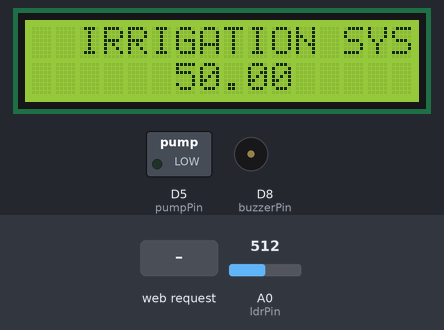
A sketch run on a simulated ESP8266 (NodeMCU). Shown: 16×2 character LCD, switched loads named in the sketch (green lamp = pin HIGH), buzzer (waves = sounding, pin HIGH). The test bench sets the inputs (shaded band); at power-on: A0 (ldrPin) = 512. What the sketch prints to the serial monitor is not drawn.

Above: at 1.3 s.
1.4 s: A0 (ldrPin) set to 764
At 2.6 s:
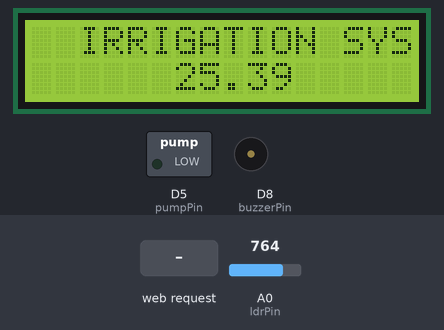
2.9 s: A0 (ldrPin) set to 797
At 3.4 s:
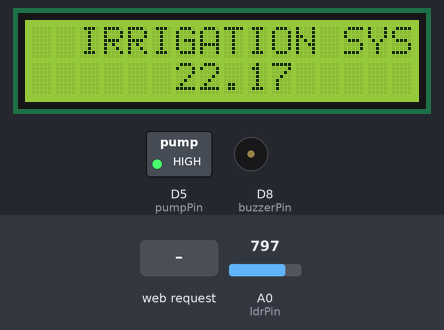
4.4 s: HTTP request GET / received
At 4.8 s:
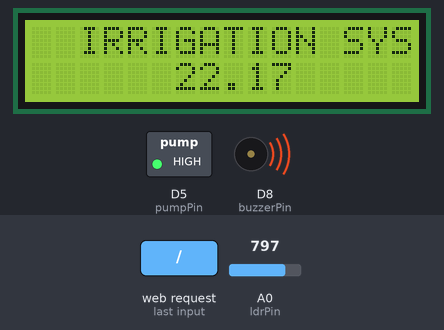
6.4 s: A0 (ldrPin) set to 909
At 7.4 s:
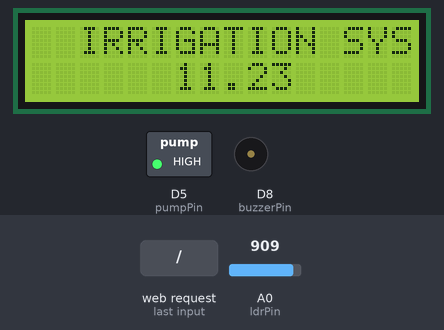
7.9 s: A0 (ldrPin) set to 935
At 9.0 s:
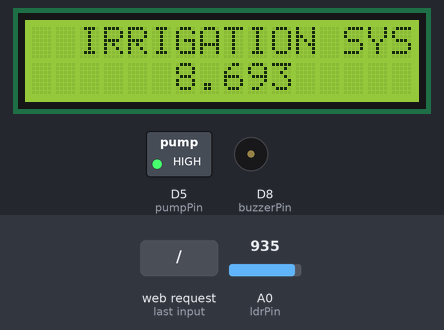
9.4 s: HTTP request GET /pumpoff received
At 10.4 s:
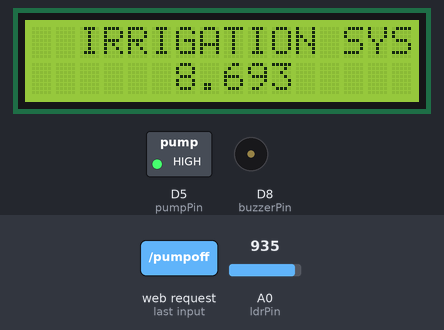
Timing chart, 0 to 11.9 s (numbered marks = the images above; inputs shaded):
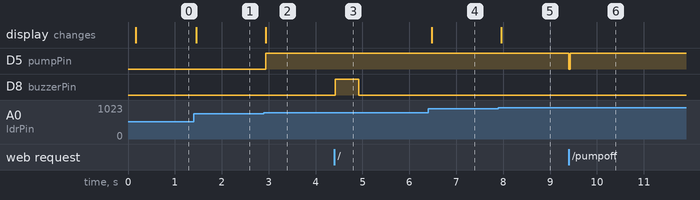

Measured:
- the behaviour switches between 778 and 779 on A0 (ldrPin) (found by bisection; images 1 and 2)
- after the input at 1.4 s, the display: changes after 0.05 s (image 1)
- after the input at 2.9 s, D5 (pumpPin): LOW → HIGH at once; the display: changes at once (image 2)
- after the input at 4.4 s, D8 (buzzerPin): LOW → HIGH at once, → LOW 0.50 s later
- after the input at 6.4 s, the display: changes after 0.07 s (image 4)
- after the input at 7.9 s, the display: changes after 0.05 s (image 5)
- after the input at 9.4 s, D5 (pumpPin): HIGH → LOW at once, → HIGH 0.02 s later

The sketch:

ArduinoCode.ino
```cpp
#include <ESP8266WiFi.h>
#include <ESP8266WebServer.h>
#include <LiquidCrystal.h>

LiquidCrystal lcd(D6, D4, D3, D2, D1, D0);


/* Put your SSID & Password */
const char* ssid = "AUTOMATIC IRRIGATION SYSTEM";  // Enter SSID here
const char* password = "PTI2024EEED8179";  //Enter Password here

/* Put IP Address details */
IPAddress local_ip(192,168,1,1);
IPAddress gateway(192,168,1,1);
IPAddress subnet(255,255,255,0);

ESP8266WebServer server(80);

double temp = 0.0;
double moistureLevel = 0.0;

void printf(char x,char y,String Text);// function declaration

void printf(char x,char y,int Number);// function declaration
void printf(char x,char y,double F);// function declaration
void printf(char x,char y,long  int Number);// function declaration

void Welcome(void);
void display_refresher(void);


uint8_t pumpPin = D5;
bool pumpStatus = LOW;


uint8_t buzzerPin = D8;


uint8_t ldrPin = A0;


void handle_OnConnect();
void toggleBuzzer();
String SendHTML(long unsigned int Level,uint8_t pumpStatus);


void turnOnPump() {
   moistureLevel = 100 - (analogRead(ldrPin) * 100.0)/1024.0;

  server.send(200, "text/html", SendHTML(moistureLevel,true));
}

void turnOffPump() {
   moistureLevel = 100 - (analogRead(ldrPin) * 100.0)/1024.0;
  pumpStatus = LOW;
  server.send(200, "text/html", SendHTML(moistureLevel,false));
}


void handle_NotFound(){
  server.send(404, "text/plain", "Not found");
}
```

WebPage.ino
```cpp
String SendHTML(long unsigned int MoistureLevel,uint8_t pumpStatus){
  String ptr = "<!DOCTYPE html> <html>\n";
  ptr +="<head><meta name=\"viewport\" content=\"width=device-width, initial-scale=1.0, user-scalable=no\">\n";
  ptr +="<title>HOME AUTOMATION SYSTEM</title>\n";
  ptr +="<style>html { font-family: Helvetica; display: inline-block; margin: 0px auto; text-align: center;}\n";
  ptr +="body{margin-top: 50px;} h1 {color: #444444;margin: 50px auto 30px;} h3 {color: #444444;margin-bottom: 50px;}\n";
  ptr +=".button {display: block;width: 80px;background-color: #3498db;border: none;color: white;padding: 13px 30px;text-decoration: none;font-size: 25px;margin: 0px auto 35px;cursor: pointer;border-radius: 4px;}\n";
  ptr +=".button-on {background-color: #3498db;}\n";
  ptr +=".button-on:active {background-color: #2980b9;}\n";
  ptr +=".button-off {background-color: #34495e;}\n";
  ptr +=".button-off:active {background-color: #2c3e50;}\n";
  ptr +="h3 {font-size: 14px;color: #888;margin-bottom: 10px;}\n";
  ptr +="p {font-size: 24px;color: #444444;margin-bottom: 10px;}\n";
  ptr +="</style>\n";
  ptr +="</head>\n";
  ptr +="<body>\n";
  ptr +="<h1>SMART</h1>\n";
  ptr +="<h2>AUTOMATIC IRRIGATION SYSTEM</h2>\n";
  ptr +="<p> Moisture :";
  ptr +=MoistureLevel;
  ptr +="%</p>";

  if(pumpStatus)
  {ptr +="<h3>Pump Status: ON</h3><a class=\"button button-off\" href=\"/pumpoff\">OFF</a>\n";}
  else
  {ptr +="<h3>Pump Status: OFF</h3><a class=\"button button-on\" href=\"/pumpon\">ON</a>\n";}


  ptr +="</body>\n";
  ptr +="</html>\n";
  return ptr;
}
```

functions.ino
```cpp
void handle_OnConnect() {
  pumpStatus = LOW;

  toggleBuzzer();
  server.send(200, "text/html", SendHTML(moistureLevel,pumpStatus));
}


void toggleBuzzer(){

       digitalWrite(buzzerPin, HIGH);
       delay(500);
       digitalWrite(buzzerPin, LOW);
       delay(500);

}

void printf(char x,char y,String Text);// function declaration
void printf(char x,char y,int Number);// function declaration
void printf(char x,char y,double F);// function declaration
void printf(char x,char y,long int Number);// function declaration

void display_refresher(void);
  char display_refresh = 0;
void display_refresher(void)
{
  display_refresh +=1;
  if(display_refresh>40)
  {
    lcd.begin(16,2);
    display_refresh =0;
  }


}

void cls(void)
{
  lcd.clear();
}
void printf(char x, char y,String Text)
{
  lcd.setCursor(y,x);
  lcd.print(Text);
}

void printf(char x, char y,int Number)
{
  lcd.setCursor(y,x);
  lcd.print(Number);
}

void printf(char x, char y,long int Number)
{
  lcd.setCursor(y,x);
  lcd.print(Number);
}

void printf(char x, char y,double F)
{
  lcd.setCursor(y,x);
  lcd.print(F);
}
```

loop.ino
```cpp
void loop() {


  printf(0,2,"IRRIGATION SYS");
  printf(1,6,moistureLevel);
  moistureLevel = 100 - (analogRead(ldrPin) * 100.0)/1024.0;

  //print the temperature in Celsius
  Serial.print("MOISTURE RESULT: ");
  Serial.print(moistureLevel);
  Serial.println("%");


  if(moistureLevel<24){

   pumpStatus = HIGH;

  }else{

     pumpStatus = LOW;
  }


  server.handleClient();


  if(pumpStatus)
  {digitalWrite(pumpPin, HIGH);}
  else
  {digitalWrite(pumpPin, LOW);}


}
```

setup.ino
```cpp
void setup() {
  Serial.begin(9600);
        lcd.begin(16,2);
  pinMode(pumpPin, OUTPUT);
  pinMode(buzzerPin, OUTPUT);
  pinMode(ldrPin, INPUT);
  digitalWrite(buzzerPin, LOW);
  digitalWrite(pumpPin, LOW);

  WiFi.softAP(ssid, password);
  WiFi.softAPConfig(local_ip, gateway, subnet);
  delay(100);


  server.on("/", handle_OnConnect);
  server.on("/pumpon", turnOnPump);
  server.on("/pumpoff", turnOffPump);
  server.onNotFound(handle_NotFound);

  server.begin();


}
```
